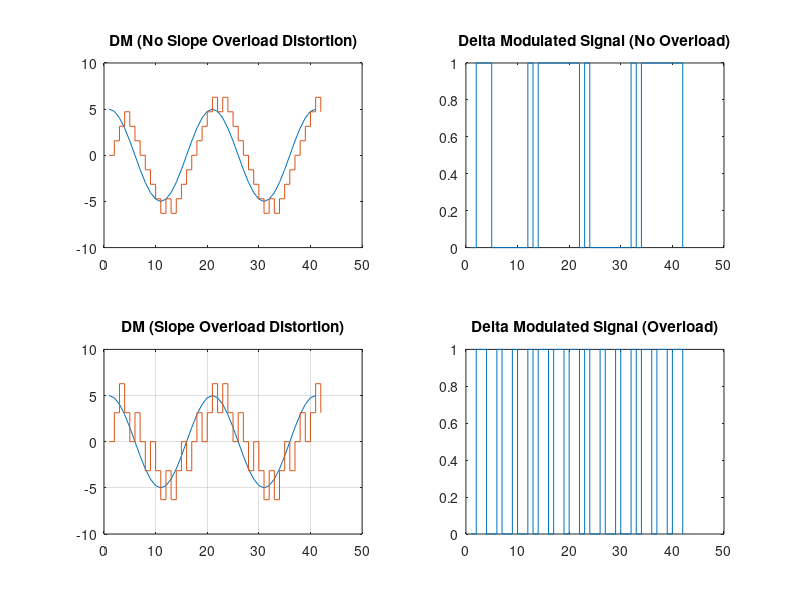

MATLAB code for this plot:
% Delta Modulation
clc;
clear all;
close all;

am = input("Maximum Amplitude: ");
fm = input("Maximum Frequency: ");
fs = 20*fm;
t = 0:(1/fs):(2/fm);
x = am*cos(2*pi*fm*t);

% DM (No Slope Overload Distortion)
del = 2*pi*am*fm*(1/fs);
xs = 0;
y = 0;
for i =1:length(x)
    if xs(i)<=x(i)
        xs(i+1)=xs(i)+del;
        b=1;
    else
        xs(i+1)=xs(i)-del;
        b=0;
    end
    y=[y,b];
end

% DM (No Slope Overload Distortion)
del1 = 4*pi*am*fm*(1/fs);
xs1=0;
y1 = 0;
for i = 1:length(x)
    if xs1(i)<=x(i)
        xs1(i+1)=xs1(i)+del1;
        b1 = 1;
    else
        xs1(i+1)=xs1(i)-del1;
        b1 = 0;
    end
    y1=[y1,b1];
end

% Plotting the Graphs
subplot(2,2,1);
plot(x);
title('DM (No Slope Overload Distortion)');
hold on
stairs(xs)
hold off

subplot(2,2,2);
stairs(y);
title('Delta Modulated Signal (No Overload)');

subplot(2,2,3);
plot(x)
title('DM (Slope Overload Distortion)')
hold on
stairs(xs1)
hold off
grid on

subplot(2,2,4);
stairs(y1);
title('Delta Modulated Signal (Overload)');